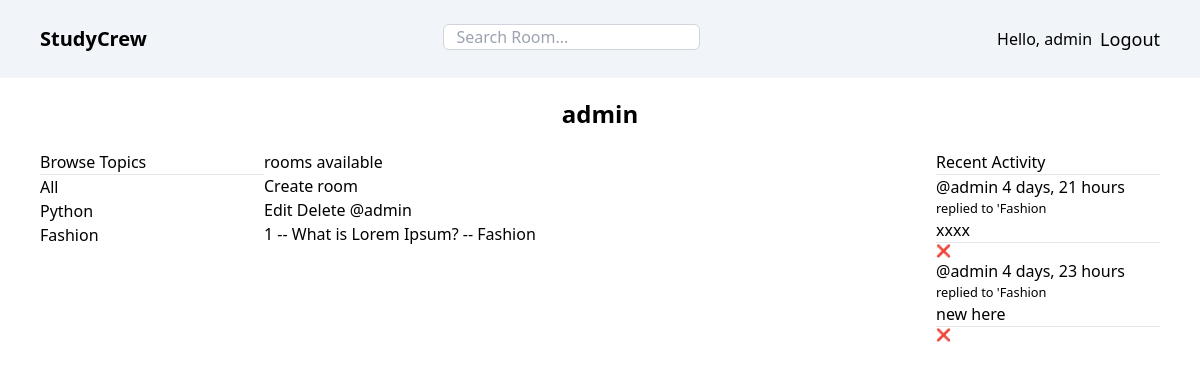
Before: /profile/1/ (signed in) with the older database file.
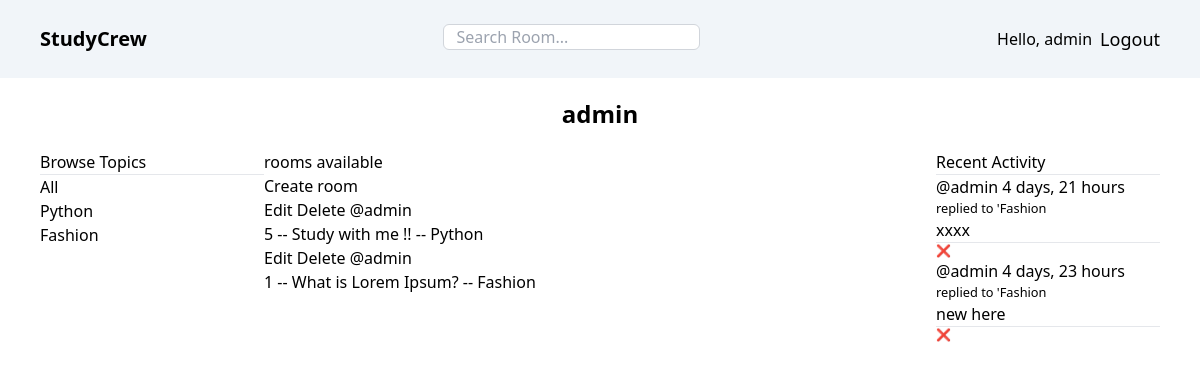
After: the same page with the newer database file.
### base/models.py (models this page shows, shortened)
class Topic(models.Model):
  name = models.CharField(max_length=200)
  updated = models.DateTimeField(auto_now=True)
  created = models.DateTimeField(auto_now_add=True)

class Room(models.Model):
  host = models.ForeignKey(User, on_delete=models.SET_NULL, null=True)
  topic = models.ForeignKey(Topic, on_delete=models.SET_NULL, null=True)
  name = models.CharField(max_length=225)
  description = models.TextField(null=True, blank=True)
  participants = models.ManyToManyField(User, related_name='participants', blank=True)
  updated = models.DateTimeField(auto_now=True)
  created = models.DateTimeField(auto_now_add=True)
  class Meta:
    ordering = ['-updated', '-created']
  def __str__(self):
    return self.name

class Message(models.Model):
  user = models.ForeignKey(User, on_delete=models.CASCADE)
  room = models.ForeignKey(Room, on_delete=models.CASCADE)
  body = models.TextField()
  updated = models.DateTimeField(auto_now=True)
  created = models.DateTimeField(auto_now_add=True)
  class Meta:
    ordering = ['-updated', '-created']
  def __str__(self):
    return self.body[0:50]

### base/views.py (the view)
# urls.py: path('profile/<str:pk>/', views.userprofile, name='user-profile'),
@login_required(login_url='login')
def userprofile(request, pk):
  user = User.objects.get(id=pk)
  rooms = user.room_set.all()
  room_messages = user.message_set.all()
  topics = Topic.objects.all()
  context = {
    'user': user,
    'rooms': rooms,
    'room_messages' : room_messages,
    'topics': topics
  }
  return render(request, 'base/profile.html', context)

### base/templates/base/profile.html (shortened to what this page needs)
<body>
  {% extends 'main.html' %}
  {% block content %}
  <div class="px-10">
    <h1 class="text-center text-2xl font-semibold my-5">{{user.username}}</h1>
    <div class="grid grid-cols-5">
      <div class="col-span-1">
        {% include 'base/topic_comp.html' %}
      </div>
      <div class="col-span-3">
        <h5>{{room_count}} rooms available</h5>
        <a href="{% url 'create-room' %}"> Create room</a>
        <div>
          {% include 'base/feed_comp.html' %}
        </div>
      </div>
      <div class="col-span-1">
        {% include 'base/activity_comp.html' %}
      </div>
    </div>
  </div>
  {% endblock content %}

### base/templates/base/topic_comp.html
<div>
  <h3>Browse Topics</h3>
  <hr>
  <div class="">
    <a href="{% url 'home' %}">All</a>
  </div>
  {% for topic in topics %}
  <div class="">
    <a href="{% url 'home' %}?q={{topic.name}}">{{topic.name}}</a>
  </div>
  {% endfor %}
</div>

### base/templates/base/feed_comp.html
<div>
  {% for room in rooms %}
    <div class="">
      {% if request.user.is_authenticated %}
        <a href="{% url 'update-room' room.id  %}"> Edit</a>
        <a href="{% url 'delete-room' room.id  %}"> Delete</a>
      {% endif %}
      <a href="{% url 'user-profile' room.host.id %}">@{{ room.host.username }}</a>
      <h5>{{ room.id }} -- <a href="{% url 'room' room.id %}">{{ room.name }}</a> -- {{ room.topic.name }}</h5>
    </div>
  {% endfor %}
</div>

### base/templates/base/activity_comp.html
    <div>
      <h3>Recent Activity</h3>
      <hr>
      <div class="">
        {% for message in room_messages %}
          <div class="">
            <a href="{%% url 'user-profile' message.user.id }">@{{ message.user }} {{ message.created|timesince }}</a>
            <small>replied to '{{message.room}}</small>
            <p>{{message}}</p>
            <hr>
            {% if request.user == message.user %}
              <a href="{% url 'delete-message' message.id %}" class="text-xs">❌</a>
            {% endif %}
          </div>
        {% endfor %}
      </div>
    </div>

Changed rows visible on the page:
added Room: host.username "admin", id "5", name "Study with me !!", topic.name "Python"
